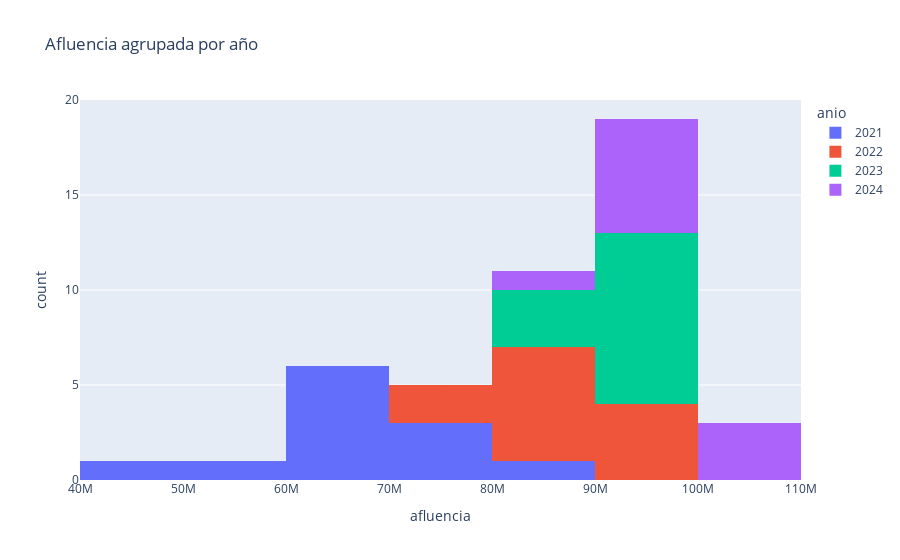

The notebook cell this image was saved under:
### Code cell
graf1d = aflue.pivot_table(index=["anio","mes"], values= "afluencia", aggfunc="sum").reset_index()

fig = px.histogram(graf1d, x="afluencia", color="anio",title="Afluencia agrupada por año")  # crear un histograma
fig.show()  # crear gráfico de dispersión

del graf1d

### Figure 1 — Plotly figure (JSON) as saved in the notebook; plotly's stock layout.template omitted (floating-point values rounded to 4 significant figures)
{"data": [{"alignmentgroup": "True", "bingroup": "x", "hovertemplate": "anio=2021<br>afluencia=%{x}<br>count=%{y}<extra></extra>", "legendgroup": "2021", "marker": {"color": "#636efa", "pattern": {"shape": ""}}, "name": "2021", "offsetgroup": "2021", "orientation": "v", "showlegend": true, "type": "histogram", "x": [62577359, 67964499, 84154004, 41033642, 50436321, 69822069, 63410819, 65449779, 62689975, 78483883, 78122952, 70154247], "xaxis": "x", "yaxis": "y"}, {"alignmentgroup": "True", "bingroup": "x", "hovertemplate": "anio=2022<br>afluencia=%{x}<br>count=%{y}<extra></extra>", "legendgroup": "2022", "marker": {"color": "#EF553B", "pattern": {"shape": ""}}, "name": "2022", "offsetgroup": "2022", "orientation": "v", "showlegend": true, "type": "histogram", "x": [82897274, 90184617, 89981293, 70563670, 72052555, 80680662, 88424030, 88358374, 91245641, 91831197, 95094480, 88794502], "xaxis": "x", "yaxis": "y"}, {"alignmentgroup": "True", "bingroup": "x", "hovertemplate": "anio=2023<br>afluencia=%{x}<br>count=%{y}<extra></extra>", "legendgroup": "2023", "marker": {"color": "#00cc96", "pattern": {"shape": ""}}, "name": "2023", "offsetgroup": "2023", "orientation": "v", "showlegend": true, "type": "histogram", "x": [86639757, 97667492, 90759617, 87266174, 86696037, 90692404, 92973425, 99399033, 96485575, 93718684, 97568900, 95458911], "xaxis": "x", "yaxis": "y"}, {"alignmentgroup": "True", "bingroup": "x", "hovertemplate": "anio=2024<br>afluencia=%{x}<br>count=%{y}<extra></extra>", "legendgroup": "2024", "marker": {"color": "#ab63fa", "pattern": {"shape": ""}}, "name": "2024", "offsetgroup": "2024", "orientation": "v", "showlegend": true, "type": "histogram", "x": [96878736, 100871754, 88383838, 92368691, 95493323, 94248064, 90667167, 101016462, 109754838, 99805237], "xaxis": "x", "yaxis": "y"}], "layout": {"barmode": "relative", "legend": {"title": {"text": "anio"}, "tracegroupgap": 0}, "title": {"text": "Afluencia agrupada por año"}, "xaxis": {"anchor": "y", "domain": [0, 1], "title": {"text": "afluencia"}}, "yaxis": {"anchor": "x", "domain": [0, 1], "title": {"text": "count"}}}}
